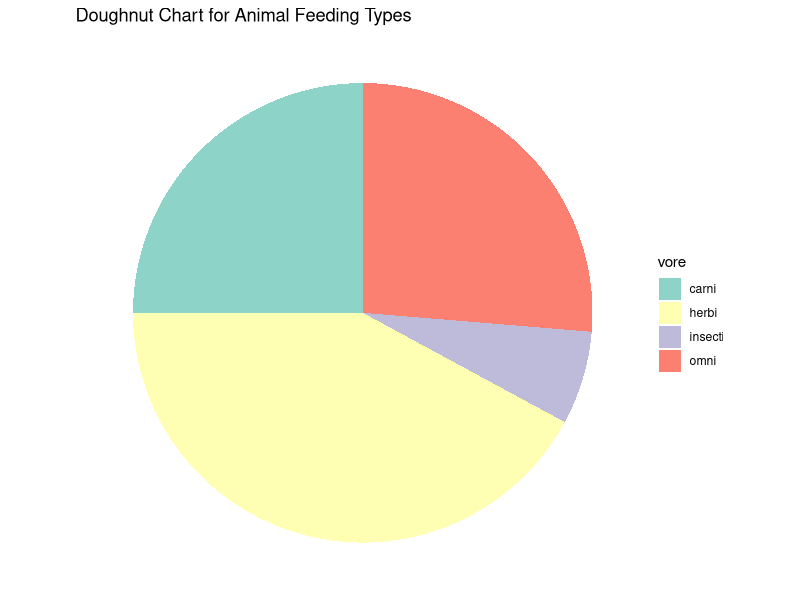

This chart was generated by the following R code:
#DOUGHNUT
library(wordcloud)
library(dplyr)
library(RColorBrewer)
library(ggplot2)

vore_counts <- msleep %>%
  group_by(vore) %>%
  summarise(count = n()) %>%
  na.omit()

# Y??zde hesaplama
vore_counts <- vore_counts %>%
  mutate(percentage = count / sum(count) * 100)

# Doughnut grafi??i olu??turma
ggplot(vore_counts, aes(x = "", y = percentage, fill = vore)) +
  geom_bar(stat = "identity", width = 1) +  # Pasta grafi??i ??iz
  coord_polar(theta = "y") +  # Polar koordinatlar kullanarak pasta ??eklini elde et
  theme_void() +  # Grafik i??in bo?? tema
  theme(legend.position = "right") +  # Legend'?? sa??a koy
  scale_fill_brewer(palette = "Set3") +  # Renk paleti
  ggtitle("Doughnut Chart for Animal Feeding Types")   # Merkez bo?? b??rakmak i??in
